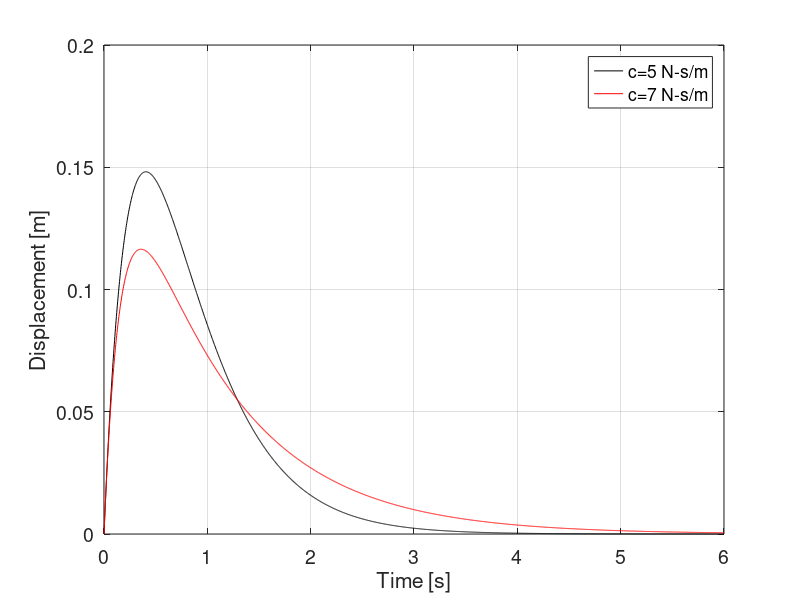

The MATLAB script that drew this image:
%% Example 1
clc; clear; close all;

t = linspace(0,5,1e3);      % create time vector
x = exp(-2*t)-exp(-3*t);    % create displacement
% plot
plot(t,x,'k-');
grid on;
xlabel('Time [s]','fontsize',14);
ylabel('Displacement [m]','fontsize',14);
set(gca,'fontsize',14);

%% Example 2
clc; clear; close all;

t = linspace(0,10,1e3);         % create time vector
x = exp(-t)/5 - exp(-6*t)/5;    % create displacement vector
% plot
plot(t,x,'r-');
grid on;
xlabel('Time [s]','fontsize',14);
ylabel('Displacement [m]','fontsize',14);
set(gca,'fontsize',14);

%% Together
clc; clear; close all;

t = linspace(0,6,2e3);

x1 = exp(-2*t)-exp(-3*t);       % system 1
x2 = exp(-t)/5 - exp(-6*t)/5;   % system 2

plot(t,x1,'k-',t,x2,'r-');
grid on;
xlabel('Time [s]','fontsize',14);
ylabel('Displacement [m]','fontsize',14);
legend('c=5 N-s/m','c=7 N-s/m','location','northeast');
set(gca,'fontsize',14);